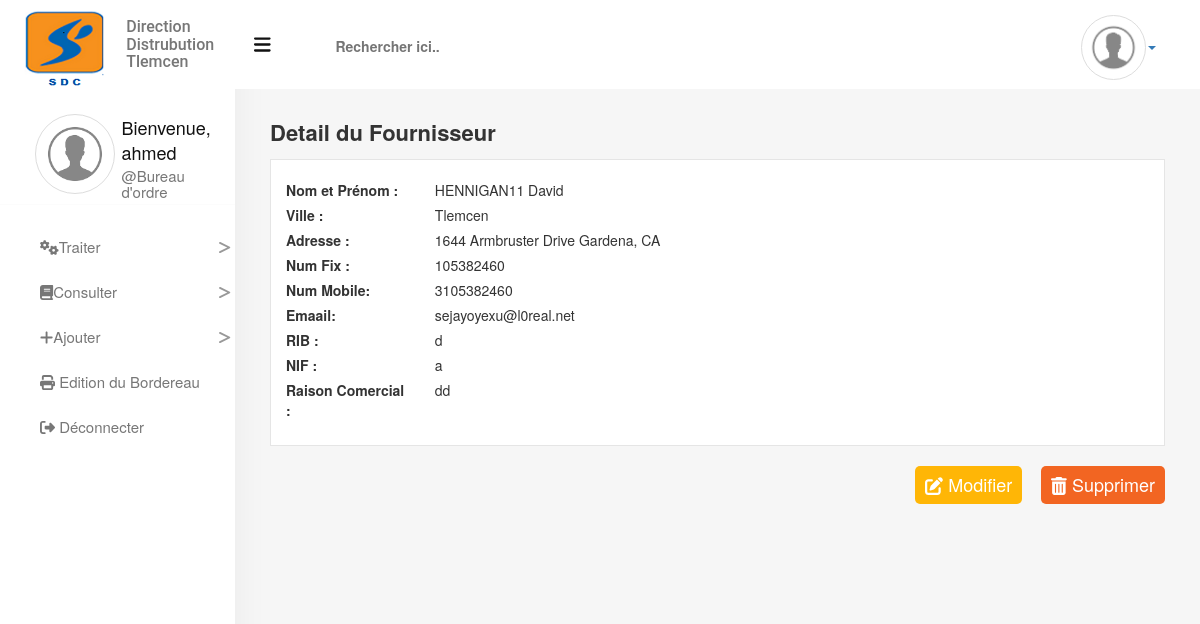
The app's page /provider_detail/1 (signed in) with its own data.
### billingManager/models.py (models this page shows)
class Provider(models.Model):
    GENDER = [
        ('1', 'Madame'),
        ('2', 'Monsieur'),
        ('3', 'Mademoiselle'),
    ]
    provider_id = models.AutoField(primary_key=True)
    gender = models.CharField(max_length=1, choices=GENDER, default='2', verbose_name="Genre")
    provider_last_name = models.CharField(max_length=50, verbose_name="Nom")
    provider_first_name = models.CharField(max_length=50, verbose_name="Prénom")
    provider_address = models.CharField(max_length=150, verbose_name="Addrese")
    town = models.ForeignKey(Town, on_delete=models.PROTECT, verbose_name="Ville")
    email = models.EmailField()
    fixed_phone = models.CharField(max_length=9, verbose_name="Téléphone fix")
    mobile_phone = models.CharField(max_length=10, verbose_name="Téléphone mobile")
    rib = models.CharField(max_length=20, verbose_name="RIB")
    nif = models.CharField(max_length=20, verbose_name="NIF")
    r_commerce = models.CharField(max_length=20, verbose_name="raison Comercial")
    def __str__(self):
        return self.provider_last_name.upper() + " " + self.provider_first_name.capitalize()

class Town(models.Model):
    town_id = models.AutoField(primary_key=True)
    town_name = models.CharField(max_length=30, verbose_name="Nom de la ville")
    postal_code = models.DecimalField(max_digits=10, decimal_places=0, verbose_name="Code postal")
    def __str__(self):
        return self.town_name

### billingManager/templates/providerDetail.html (shortened to what this page needs)
{% extends 'baseForm.html' %}
{% load static %}
{% load widget_tweaks %}
{% load poll_extras %}
{% block the_form %}
    {% load django_bootstrap_breadcrumbs %}
    <div class="row">
        <div class="col-xs-6">
            <h2>Detail du Fournisseur</h2>
        </div>
        <div class="col-xs-6">
        </div>
    </div>
    <div class="direct-content">
        <div class="provider-detail" data-id="{{ provider.provider_id }}">
            {% include 'includes/partial_provider_detail.html' %}
        </div>
    </div>
    {% if provider.decision_BO != 3 %}
    <div class="actions pull-right">
        <button type="button"  data-url="{% url 'provider_update' pk=provider.provider_id %}" class="js-update-provider edit-btn"><i class="fa fa-edit"></i> Modifier</button>
        <button type="button" data-url="{% url 'provider_delete' pk=provider.provider_id %}" class="js-delete-provider delete-btn"><i class="fa fa-trash-alt"></i> Supprimer</button>
    </div>
    {% endif %}
{% endblock %}

### billingManager/templates/aside-menu/bureau_ordre.html (shortened to what this page needs)
{% load static %}
<aside>
  <div class="row text-center">
      <div class="col-xs-5 profile-image">
        <img src="{% static 'images/index.png' %}" alt="profile-image" class="img-responsive img-thumbnail">
      </div>
      <div class="col-xs-7">
        <div class="profile-information">
          <h2>Bienvenue,</h2>
          <h2>{{ user }}</h2>
          <h3>@Bureau d'ordre</h3>
        </div>
      </div>
      <div class="link col-xs-12">
        <ul class="list-unstyled">
            <li class="item item-dropdown"><i class="fa fa-cogs"></i>Traiter<i class="fa fa-less-than"></i></li>
                    <a href="{% url 'bill_consulting_opened' %}"><li {% url 'bill_consulting_opened' as url %}
                    {% if request.path == url%} class='sub-selected' {% endif %}>Facture en Cours</li></a>
            <li class="item item-dropdown"><i class="fa fa-book"></i>Consulter<i class="fa fa-less-than"></i></li>
                    <a href="{% url 'bill_consulting_closed' %}"><li {% url 'bill_consulting_closed' as url %}
                    {% if request.path == url%} class='sub-selected' {% endif %}>Factures</li></a>
                    <a href="{% url 'bill_consulting_rejected_BO' %}"><li {% url 'bill_consulting_rejected_BO' as url %}
                    {% if request.path == url%} class='sub-selected' {% endif %}>Factures Rejetées</li></a>
                    <a href="{% url 'provider_consulting' %}"><li {% url 'provider_consulting' as url %}
                    {% if request.path == url%} class='sub-selected' {% endif %}>Fournisseurs</li></a>
                    <a href="{% url 'town_consulting' %}"><li {% url 'town_consulting' as url %}
                    {% if request.path == url%} class='sub-selected' {% endif %}>Villes</li></a>
                    <a href="{% url 'service_consulting' %}"><li {% url 'service_consulting' as url %}
                    {% if request.path == url%} class='sub-selected' {% endif %}>Services</li></a>
                    <a href="{% url 'district_consulting' %}"><li {% url 'district_consulting' as url %}
                    {% if request.path == url%} class='sub-selected' {% endif %}>Districts</li></a>
                    <a href="{% url 'tva_consulting' %}"><li {% url 'tva_consulting' as url %}
                    {% if request.path == url%} class='sub-selected' {% endif %}>TVA</li></a>
                    <a href="{% url 'reasons_consulting' %}"><li {% url 'reasons_consulting' as url %}
                    {% if request.path == url%} class='sub-selected' {% endif %}>Motifs de Rejets</li></a>
            <li class="item item-dropdown"><i class="fa fa-plus"></i>Ajouter<i class="fa fa-less-than"></i></li>
                    <a href="{% url 'create_bill' %}"><li {% url 'create_bill' as url %}
                    {% if request.path == url%} class='sub-selected' {% endif %}>Facture</li></a>
                    <a href="{% url 'create_provider' %}"><li {% url 'create_provider' as url %}
                    {% if request.path == url%} class='sub-selected' {% endif %}>Fournisseur</li></a>
                    <a href="{% url 'create_town' %}"><li {% url 'create_town' as url %}
                    {% if request.path == url%} class='sub-selected' {% endif %}>Ville</li></a>
                    <a href="{% url 'create_service' %}"><li {% url 'create_service' as url %}
                    {% if request.path == url%} class='sub-selected' {% endif %}>Service</li></a>
                    <a href="{% url 'create_district' %}"><li {% url 'create_district' as url %}
                    {% if request.path == url%} class='sub-selected' {% endif %}>District</li></a>
                    <a href="{% url 'create_tva' %}"><li {% url 'create_tva' as url %}
                    {% if request.path == url%} class='sub-selected' {% endif %}>TVA</li></a>
                    <a href="{% url 'create_r_r' %}"><li {% url 'create_r_r' as url %}
                    {% if request.path == url%} class='sub-selected' {% endif %}>Motifs de Rejets</li></a>
            <a href="{% url 'slip_edit' %}"><li  {% url 'slip_edit' as url %}
                    {% if request.path == url%} class='item selected' {% endif %} class="item"><i class="fa fa-print"></i> Edition du Bordereau</li></a>
            <a href="{% url 'logout' %}"><li class="item"><i class="fa fa-sign-out-alt"></i> Déconnecter</li></a>
        </ul>
      </div>
    </div>
</aside>

### billingManager/templates/includes/partial_provider_detail.html
{% load poll_extras %}
<div class="row">
    <div>
        <div class="col-xs-5 col-md-2">
            <label>Nom et Prénom :</label>
        </div>
        <div class="col-xs-7 col-md-10">
            <label class="item-name">{{ provider }}</label>
        </div>
    </div>
    <div>
        <div class="col-xs-5 col-md-2">
            <label>Ville :</label>
        </div>
        <div class="col-xs-7 col-md-10">
            <label class="item-name">{{ provider.town }}</label>
        </div>
    </div>
    <div>
        <div class="col-xs-5 col-md-2">
            <label>Adresse :</label>
        </div>
        <div class="col-xs-7 col-md-10">
            <label class="item-name">{{ provider.provider_address }}</label>
        </div>
    </div>
    <div>
        <div class="col-xs-5 col-md-2">
            <label>Num Fix :</label>
        </div>
        <div class="col-xs-7 col-md-10">
            <label class="item-name">{{ provider.fixed_phone }}</label>
        </div>
    </div>
    <div>
        <div class="col-xs-5 col-md-2">
            <label>Num Mobile:</label>
        </div>
        <div class="col-xs-7 col-md-10">
            <label class="item-name">{{ provider.mobile_phone }}</label>
        </div>
    </div>
    <div>
        <div class="col-xs-5 col-md-2">
            <label>Emaail:</label>
        </div>
        <div class="col-xs-7 col-md-10">
            <label class="item-name">{{ provider.email }}</label>
        </div>
    </div>
    <div>
        <div class="col-xs-5 col-md-2">
            <label>RIB :</label>
        </div>
        <div class="col-xs-7 col-md-10">
            <label class="item-name">{{ provider.rib }}</label>
        </div>
    </div>
    <div>
        <div class="col-xs-5 col-md-2">
            <label>NIF :</label>
        </div>
        <div class="col-xs-7 col-md-10">
            <label class="item-name">{{ provider.nif }}</label>
        </div>
    </div>
    <div>
        <div class="col-xs-5 col-md-2">
            <label>Raison Comercial :</label>
        </div>
        <div class="col-xs-7 col-md-10">
            <label class="item-name">{{ provider.r_commerce }}</label>
        </div>
    </div>
</div>

### billingManager/static/css/base.css (style rules this page uses)
aside { position: fixed; top: 0; text-align: center; width: 20%; background-color: #fff; height: 100%; padding: 2% 0; z-index: 999; box-shadow: 0px 1px 35px rgba(0, 0, 0, 0.05); }
aside .profile-image img { margin-top: 90px; margin-left: 35px; height: 80px; width: 80px; border-radius: 50%; }
aside .profile-information { margin-top: 100px; }
aside .profile-information h2 { font-size: 18px; text-align: left; margin-bottom: -15px; color: #111; }
aside .profile-information h3 { color: #777; text-align: left; font-size: 15px; margin-bottom: -15px; }
aside .link { position: relative; }
aside .link ul { padding-top: 20px; border-top: 1px solid #dcdcdc1a; margin-top: 10px; text-align: left; color: #000; }
aside .link ul .item { font-size: 15px; line-height: 5px; padding: 15px 5px 15px 40px; color: #777; position: relative; cursor: pointer; -webkit-transition: all 0.2s ease-in-out; -moz-transition: all 0.2s ease-in-out; -o-transition: all 0.2s ease-in-out; -ms-transition: all 0.2s ease-in-out; transition: all 0.2s ease-in-out; }
aside .link ul .item .fa-less-than { position: absolute; right: 5px; color: #999; -webkit-transform: rotate(180deg); -moz-transform: rotate(180deg); -o-transform: rotate(180deg); -ms-transform: rotate(180deg); transform: rotate(180deg); }
aside .link ul a { text-decoration: none; color: #777; }
@media (max-width: 1200px) { aside { width: 235px; } }
@media (max-width: 1200px) { aside .profile-information { margin-top: 94px; margin-left: 11px; } }
.edit-btn { background-color: #ffb606; padding: 0.625rem 1rem; color: #fff; font-size: 18px; -webkit-transition: all 0.2s ease-in-out; -moz-transition: all 0.2s ease-in-out; -o-transition: all 0.2s ease-in-out; -ms-transition: all 0.2s ease-in-out; transition: all 0.2s ease-in-out; -webkit-border-radius: 5px; -moz-border-radius: 5px; -o-border-radius: 5px; -ms-border-radius: 5px; border-radius: 5px; border: none; }
.delete-btn { background-color: #f26522; padding: 0.6rem 1rem; color: #fff; font-size: 18px; -webkit-transition: all 0.2s ease-in-out; -moz-transition: all 0.2s ease-in-out; -o-transition: all 0.2s ease-in-out; -ms-transition: all 0.2s ease-in-out; transition: all 0.2s ease-in-out; -webkit-border-radius: 5px; -moz-border-radius: 5px; -o-border-radius: 5px; -ms-border-radius: 5px; border-radius: 5px; border: none; }
* { -ms-box-sizing: border-box; -moz-box-sizing: border-box; -webkit-box-sizing: border-box; box-sizing: border-box; margin: 0; padding: 0; border: 0; }
body { background-color: #f6f6f6; height: 100%; margin: 0; position: relative; }
body .content h2 { font-weight: bold; font-size: 22px; margin-top: 5px !important; }
body .direct-content { margin-top: 5px; background-color: #fff !important; padding: 2rem 1.5rem 2rem 1.5rem; border: 1px solid rgba(204, 204, 204, 0.5); }
body .direct-content .item-name { font-weight: normal; }
body ul, body ol { list-style: none; padding-left: 0; padding-right: 0; }
body a { text-decoration: none; }
body .actions { margin-top: 20px; }
body .actions button:not(:last-of-type) { margin-right: 15px; }

### records on screen
Provider: provider_last_name+provider_first_name "HENNIGAN11 David", town "Tlemcen", provider_address "1644 Armbruster Drive Gardena, CA", fixed_phone "105382460", mobile_phone "3105382460", email "sejayoyexu@l0real.net", rib "d", nif "a", r_commerce "dd"

### other values on screen
{{ user }} "ahmed"
